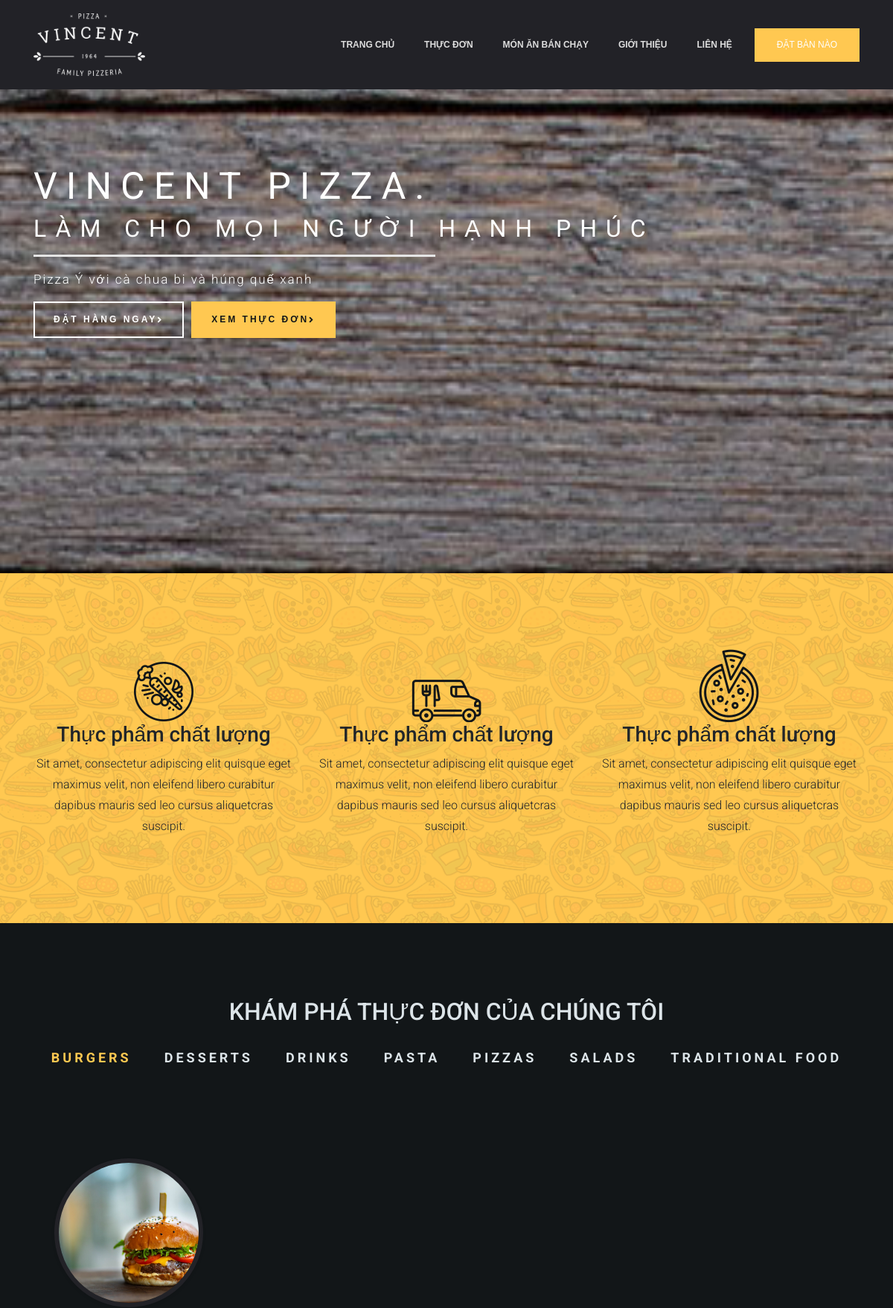
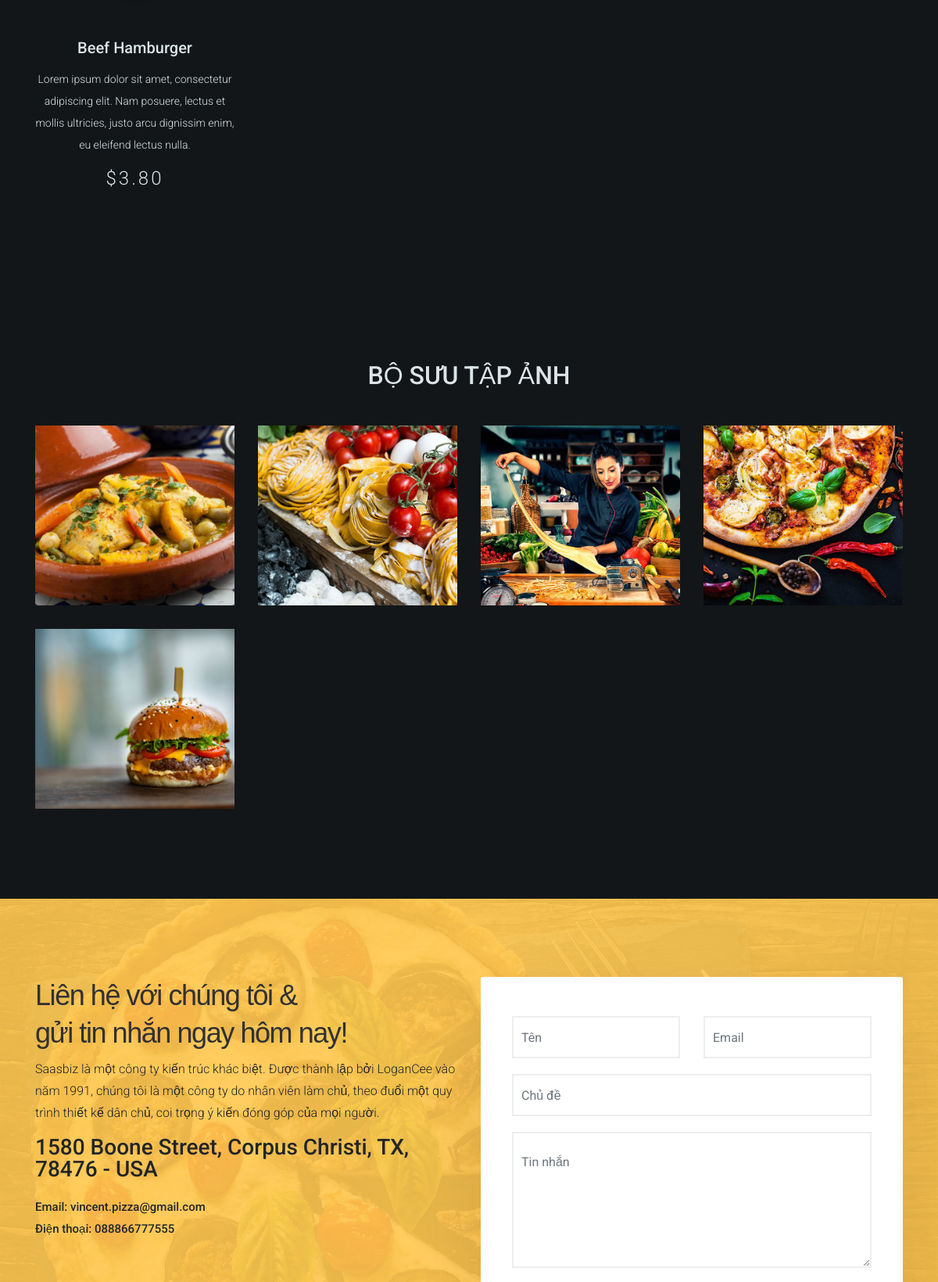
The page / (upper part) on the database its author committed (2 pictures, top to bottom).
### tables this page shows
CREATE TABLE `menu_categories` (
  `category_id` int(3) NOT NULL,
  `category_name` varchar(50) NOT NULL
);

CREATE TABLE `menus` (
  `menu_id` int(5) NOT NULL,
  `menu_name` varchar(100) NOT NULL,
  `menu_description` varchar(255) NOT NULL,
  `menu_price` decimal(6,2) NOT NULL,
  `menu_image` varchar(255) NOT NULL,
  `category_id` int(3) NOT NULL
);

CREATE TABLE `image_gallery` (
  `image_id` int(2) NOT NULL,
  `image_name` varchar(30) NOT NULL,
  `image` varchar(255) NOT NULL
);

CREATE TABLE `website_settings` (
  `option_id` int(5) NOT NULL,
  `option_name` varchar(255) NOT NULL,
  `option_value` varchar(255) NOT NULL
);

### index.php (the view, shortened to what this page needs)
<?php
include "connect.php";
include "Includes/templates/header.php";
include "Includes/templates/navbar.php";
$stmt_web_settings = $con->prepare("SELECT * FROM website_settings");
$stmt_web_settings->execute();
$web_settings = $stmt_web_settings->fetchAll();
$restaurant_email = "";
$restaurant_address = "";
$restaurant_phonenumber = "";
foreach ($web_settings as $option)
{
    if($option['option_name'] == 'restaurant_name')
    {
        $restaurant_name = $option['option_value'];
    }
    elseif($option['option_name'] == 'restaurant_email')
    {
        $restaurant_email = $option['option_value'];
    }
    elseif($option['option_name'] == 'restaurant_phonenumber')
    {
        $restaurant_phonenumber = $option['option_value'];
    }
    elseif($option['option_name'] == 'restaurant_address')
    {
        $restaurant_address = $option['option_value'];
    }
}
?>
<section class="home-section" id="home">
    <div class="container">
        <div class="row" style="flex-wrap: nowrap;">
            <div class="col-md-6 home-left-section">
                <div style="padding: 100px 0px; color: white;">
                    <h1>
                        VINCENT PIZZA.
                    </h1>
                    <h2>
                        LÀM CHO MỌI NGƯỜI HẠNH PHÚC
                    </h2>
                    <hr>
                    <p>
                        Pizza Ý với cà chua bi và húng quế xanh
                    </p>
                    <div style="display: flex;">
                        <a href="order_food.php" target="_blank" class="bttn_style_1" style="margin-right: 10px; display: flex;justify-content: center;align-items: center;">
                            Đặt hàng ngay
                            <i class="fas fa-angle-right"></i>
                        </a>
                        <a href="#menus" class="bttn_style_2" style="display: flex;justify-content: center;align-items: center;">
                            XEM THỰC ĐƠN
                            <i class="fas fa-angle-right"></i>
                        </a>
                    </div>
                </div>
            </div>
        </div>
    </div>
</section>
<section class="our_qualities" style="padding:100px 0px;">
    <div class="container">
        <div class="row">
            <div class="col-md-4">
                <div class="our_qualities_column">
                    <img src="Design/images/quality_food_img.png" >
                    <div class="caption">
                        <h3>
                            Thực phẩm chất lượng
                        </h3>
                        <p>
                            Sit amet, consectetur adipiscing elit quisque eget maximus velit,
                            non eleifend libero curabitur dapibus mauris sed leo cursus aliquetcras suscipit.
                        </p>
                    </div>
                </div>
            </div>
            <div class="col-md-4">
                <div class="our_qualities_column">
                    <img src="Design/images/fast_delivery_img.png" >
                    <div class="caption">
                        <h3>
                            Thực phẩm chất lượng
                        </h3>
                        <p>
                            Sit amet, consectetur adipiscing elit quisque eget maximus velit,
                            non eleifend libero curabitur dapibus mauris sed leo cursus aliquetcras suscipit.
                        </p>
                    </div>
                </div>
            </div>
            <div class="col-md-4">
                <div class="our_qualities_column">
                    <img src="Design/images/original_taste_img.png" >
                    <div class="caption">
                        <h3>
                            Thực phẩm chất lượng
                        </h3>
                        <p>
                            Sit amet, consectetur adipiscing elit quisque eget maximus velit,
                            non eleifend libero curabitur dapibus mauris sed leo cursus aliquetcras suscipit.
                        </p>
                    </div>
                </div>
            </div>
        </div>
    </div>
</section>
<section class="our_menus" id="menus">
    <div class="container">
        <h2 style="text-align: center;margin-bottom: 30px">KHÁM PHÁ THỰC ĐƠN CỦA CHÚNG TÔI</h2>
        <div class="menus_tabs">
            <div class="menus_tabs_picker">
                <ul style="text-align: center;margin-bottom: 70px">
                    <?php
                    $stmt = $con->prepare("Select * from menu_categories");
                    $stmt->execute();
                    $rows = $stmt->fetchAll();
                    $x = 0;
                    foreach($rows as $row)
                    {
                        if($x == 0)
                        {
                            echo "<li class = 'menu_category_name tab_category_links active_category' onclick=showCategoryMenus(event,'".str_replace(' ', '', $row['category_name'])."')>";
                            echo $row['category_name'];
                            echo "</li>";
                        }
                        else
                        {
                            echo "<li class = 'menu_category_name tab_category_links' onclick=showCategoryMenus(event,'".str_replace(' ', '', $row['category_name'])."')>";
                            echo $row['category_name'];
                            echo "</li>";
                        }
                        $x++;
                    }
                    ?>
                </ul>
            </div>
            <div class="menus_tab">
                <?php
                $stmt = $con->prepare("Select * from menu_categories");
                $stmt->execute();
                $rows = $stmt->fetchAll();
                $i = 0;
                foreach($rows as $row)
                {
                    if($i == 0)
                    {
                        echo '<div class="menu_item  tab_category_content" id="'.str_replace(' ', '', $row['category_name']).'" style=display:block>';
                        $stmt_menus = $con->prepare("Select * from menus where category_id = ?");
                        $stmt_menus->execute(array($row['category_id']));
                        $rows_menus = $stmt_menus->fetchAll();
                        echo "<div class='row'>";
                        foreach($rows_menus as $menu)
                        {
                            ?>
                            <div class="col-md-4 col-lg-3 menu-column">
                                <div class="thumbnail" style="cursor:pointer">
                                    <?php $source = "admin/Uploads/images/".$menu['menu_image']; ?>
                                    <div class="menu-image">
                                        <div class="image-preview">
                                            <div style="background-image: url('<?php echo $source; ?>');"></div>
                                        </div>
                                    </div>
                                    <div class="caption">
                                        <h5>
                                            <?php echo $menu['menu_name'];?>
                                        </h5>
                                        <p>
                                            <?php echo $menu['menu_description']; ?>
                                        </p>
                                        <span class="menu_price">
	                                                        	<?php echo "$".$menu['menu_price']; ?>
	                                                        </span>
                                    </div>
                                </div>
                            </div>
                            <?php
                        }
                        echo "</div>";
                        echo '</div>';
                    }
                    $i++;
                }
                echo "</div>";
                ?>
            </div>
        </div>
</section>
<section class="image-gallery" id="gallery">
    <div class="container">
        <h2 style="text-align: center;margin-bottom: 30px">BỘ SƯU TẬP ẢNH</h2>
        <?php
        $stmt_image_gallery = $con->prepare("Select * from image_gallery");
        $stmt_image_gallery->execute();
        $rows_image_gallery = $stmt_image_gallery->fetchAll();
        echo "<div class = 'row'>";
        foreach($rows_image_gallery as $row_image_gallery)
        {
            echo "<div class = 'col-md-4 col-lg-3' style = 'padding: 15px;'>";
            $source = "admin/Uploads/images/".$row_image_gallery['image'];
            ?>
            <div style = "background-image: url('<?php echo $source; ?>') !important;background-repeat: no-repeat;background-position: 50% 50%;background-size: cover;background-clip: border-box;box-sizing: border-box;overflow: hidden;height: 230px;">
            </div>
            <?php
            echo "</div>";
        }
        echo "</div>";
        ?>
    </div>
</section>
<section class="contact-section" id="contact">
    <div class="container">
        <div class="row">
            <div class="col-lg-6 sm-padding">
                <div class="contact-info">
                    <h2>
                        Liên hệ với chúng tôi &
                        <br>gửi tin nhắn ngay hôm nay!
                    </h2>
                    <p>
                        Saasbiz là một công ty kiến trúc khác biệt. Được thành lập bởi LoganCee vào năm 1991, chúng tôi là một công ty do nhân viên làm chủ, theo đuổi một quy trình thiết kế dân chủ, coi trọng ý kiến ​​đóng góp của mọi người.
                    </p>
                    <h3>
                        <?php echo $restaurant_address; ?>
                    </h3>
                    <h4>
                        <span>Email:</span>
                        <?php echo $restaurant_email; ?>
                        <br>
                        <span>Điện thoại:</span>
                        <?php echo $restaurant_phonenumber; ?>
                    </h4>
                </div>
            </div>
            <div class="col-lg-6 sm-padding">
                <div class="contact-form">
                    <div id="contact_ajax_form" class="contactForm">
                        <div class="form-group colum-row row">
                            <div class="col-sm-6">
                                <input type="text" id="contact_name" name="name" oninput="document.getElementById('invalid-name').innerHTML = ''" onkeyup="this.value=this.value.replace(/[^\sa-zA-Z]/g,'');" class="form-control" placeholder="Tên">
                            </div>
                            <div class="col-sm-6">
                                <input type="email" id="contact_email" name="email" oninput="document.getElementById('invalid-email').innerHTML = ''" class="form-control" placeholder="Email">
                            </div>
                        </div>
                        <div class="form-group row">
                            <div class="col-md-12">
                                <input type="text" id="contact_subject" name="subject" oninput="document.getElementById('invalid-subject').innerHTML = ''" onkeyup="this.value=this.value.replace(/[^\sa-zA-Z]/g,'');" class="form-control" placeholder="Chủ đề">
                            </div>
                        </div>
                        <div class="form-group row">
                            <div class="col-md-12">
                                <textarea id="contact_message" name="message" oninput="document.getElementById('invalid-message').innerHTML = ''" cols="30" rows="5" class="form-control message" placeholder="Tin nhắn"></textarea>
                            </div>
                        </div>
                    </div>
                </div>
            </div>
        </div>
    </div>
</section>
<?php include "Includes/templates/footer.php"; ?>

### rows shown on the page
menu_categories: category_name "BURGERS"
menu_categories: category_name "DESSERTS"
menu_categories: category_name "DRINKS"
menu_categories: category_name "PASTA"
menu_categories: category_name "PIZZAS"
menu_categories: category_name "SALADS"
menu_categories: category_name "TRADITIONAL FOOD"
menus: menu_image (picture), menu_name "Beef Hamburger", menu_description "Lorem ipsum dolor sit amet, consectetur adipiscing elit. Nam posuere, lectus et mollis ultricies, justo arcu dignissim enim, eu eleifend lectus nulla.", menu_price "3.80"
image_gallery: image (picture)
image_gallery: image (picture)
image_gallery: image (picture)
image_gallery: image (picture)
image_gallery: image (picture)
website_settings: option_value "1580 Boone Street, Corpus Christi, TX, 78476 - USA"
website_settings: option_value "vincent.pizza@gmail.com"
website_settings: option_value "088866777555"
